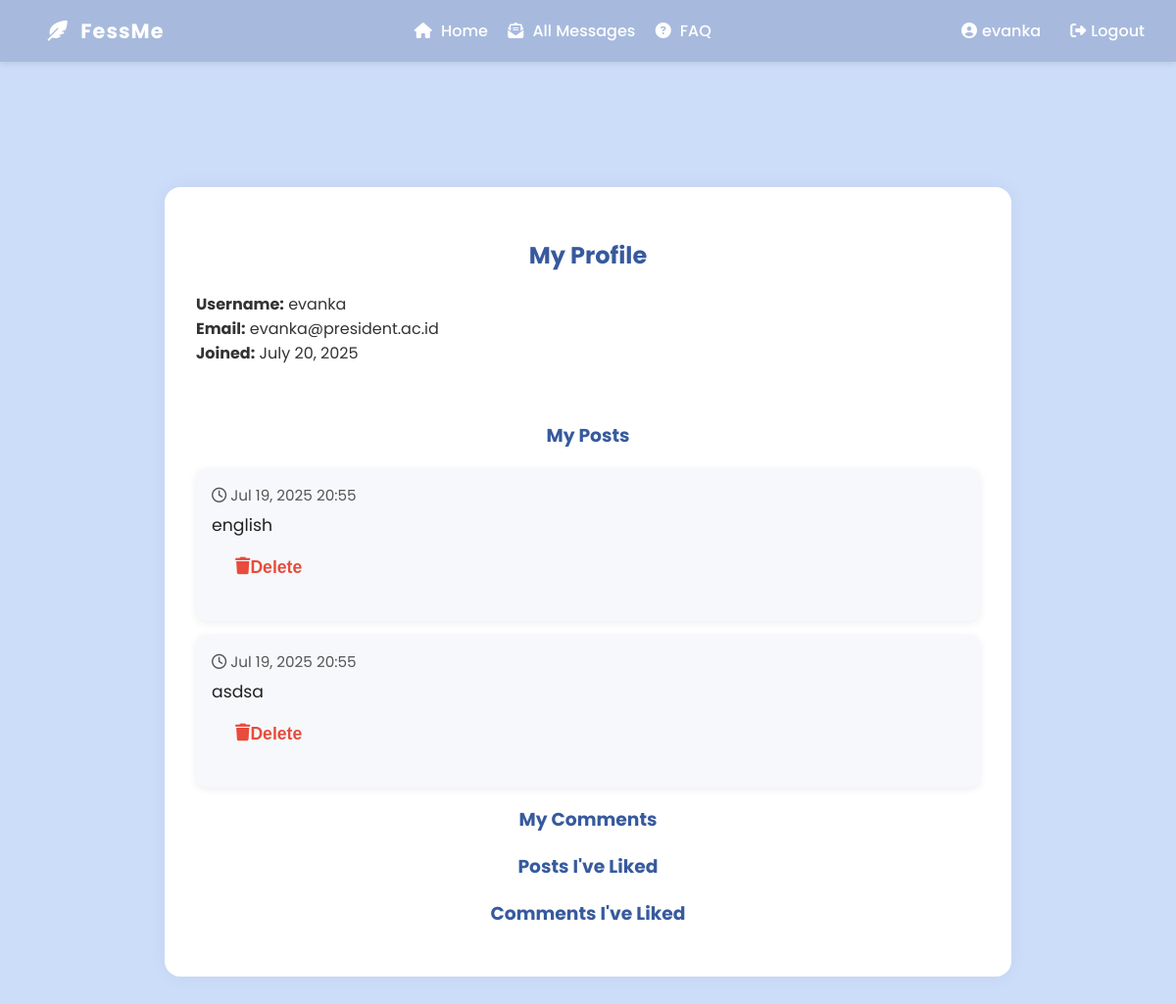
Screenshot of /profile.php (signed in) with the database file from the repository.
### tables this page shows
CREATE TABLE `users` (
  `id` int(11) NOT NULL,
  `username` varchar(100) NOT NULL,
  `email` varchar(150) NOT NULL,
  `password` varchar(255) NOT NULL,
  `reset_token` varchar(255) DEFAULT NULL,
  `phone` varchar(20) DEFAULT NULL,
  `registration_date` datetime NOT NULL DEFAULT current_timestamp()
);

CREATE TABLE `messages` (
  `id` int(11) NOT NULL,
  `user_id` int(11) DEFAULT NULL,
  `content` text NOT NULL,
  `created_at` timestamp NOT NULL DEFAULT current_timestamp()
);

### profile.php (the view, shortened to what this page needs)
<?php
include 'db.php';
include 'navbar.php';
$user_id = $_SESSION['user_id'];
$user = $conn->query("SELECT username, email, registration_date FROM users WHERE id = $user_id")->fetch_assoc();
$posts = $conn->query("SELECT id, content, created_at FROM messages WHERE user_id = $user_id ORDER BY created_at DESC");
?>
<head>
    <link rel="stylesheet" href="css/style.css">
</head>
<body>
<div class="container">
    <h2>My Profile</h2>
    <div class="profile-info" style="margin-bottom:2rem;">
        <strong>Username:</strong> <?= htmlspecialchars($user['username']) ?><br>
        <strong>Email:</strong> <?= htmlspecialchars($user['email']) ?><br>
        <strong>Joined:</strong> <?= date('F j, Y', strtotime($user['registration_date'])) ?><br>
        ?><br>
    </div>
    <h3>My Posts</h3>
    <div class="profile-cards">
    <?php while ($p = $posts->fetch_assoc()): ?>
        <div class="profile-card" style="background:#f7f8fc; border-radius:10px; box-shadow:0 2px 8px rgba(0,0,0,0.07); padding:16px; margin-bottom:14px;">
            <div style="font-size:0.95em; color:#555; margin-bottom:6px;"><i class="fa-regular fa-clock"></i> <?= date('M d, Y H:i', strtotime($p['created_at'])) ?></div>
            <div style="font-size:1.08em; color:#222;"><?= htmlspecialchars($p['content']) ?></div>
            <form method="POST" style="margin-top:8px; text-align:right;">
                <button type="submit" onclick="return confirm('Delete this post?')" style="background:none; border:none; color:#e74c3c; font-size:1.1em; cursor:pointer;"><i class="fa-solid fa-trash"></i> Delete</button>
            </form>
        </div>
    <?php endwhile; ?>
    </div>
    <h3>My Comments</h3>
    <h3>Posts I've Liked</h3>
    <h3>Comments I've Liked</h3>
</div>
</body>

### css/style.css (style rules this page uses)
body { font-family: 'Poppins', sans-serif; background-color: #ccddfa; color: #333; margin: 0; padding: 0; }
.container { max-width: 800px; margin: 8rem auto; background: white; padding: 2rem; border-radius: 16px; box-shadow: 0 0 20px rgba(0,0,0,0.05); animation: fadeIn 1s ease; }
h2, h3 { text-align: center; color: #375a9e; }
button { background-color: #6e94c2; color: white; border: none; cursor: pointer; padding: 0.75rem 1.5rem; border-radius: 6px; font-weight: bold; font-size: 1rem; transition: background-color 0.3s ease; justify-content: center; display: flex; }

### rows the page displays
users: username "evanka", email "evanka@president.ac.id", registration_date "July 20, 2025"
messages: created_at "Jul 19, 2025 20:55", content "english"
messages: created_at "Jul 19, 2025 20:55", content "asdsa"

### other values shown
$_SESSION["username"] "evanka"
